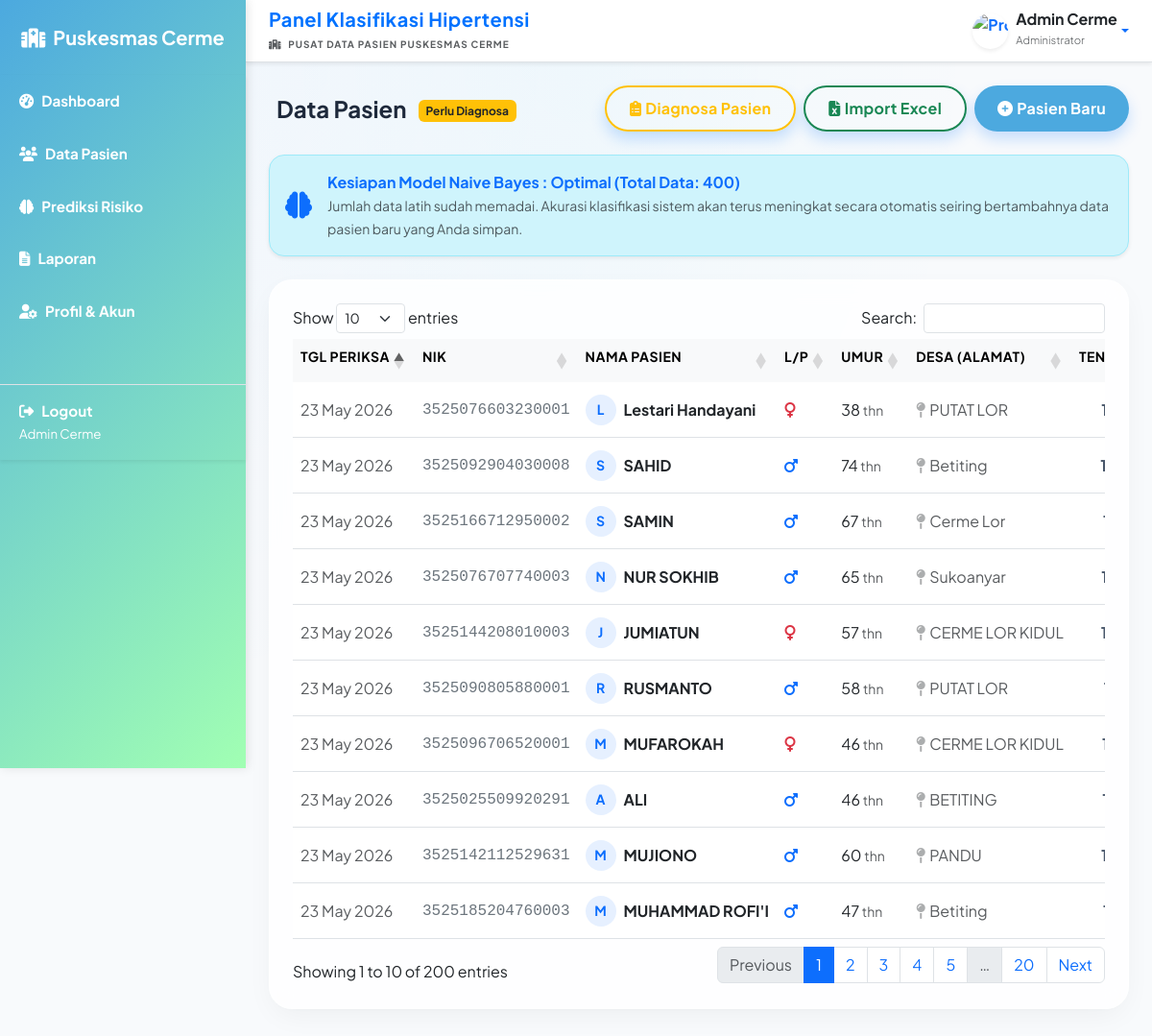
/views/data_pasien.php (signed in), run on the app's committed database.
### tables this page shows
CREATE TABLE `atribut_kesehatan` (
  `id_atribut` int NOT NULL,
  `id_pasien` int NOT NULL,
  `tanggal_pemeriksaan` date NOT NULL,
  `tekanan_sistolik` int NOT NULL,
  `tekanan_diastolik` int NOT NULL,
  `imt` decimal(5,2) NOT NULL,
  `merokok` enum('Ya','Tidak') NOT NULL,
  `konsumsi_alkohol` enum('Ya','Tidak') NOT NULL,
  `kurang_buah_sayur` enum('Ya','Tidak') NOT NULL,
  `diabetes` enum('Ya','Tidak') NOT NULL,
  `riwayat_hipertensi` enum('Ya','Tidak') NOT NULL
);

CREATE TABLE `pasien` (
  `id_pasien` int NOT NULL,
  `nik` varchar(20) NOT NULL,
  `nama` varchar(100) NOT NULL,
  `jenis_kelamin` enum('laki-laki','perempuan') NOT NULL,
  `tanggal_lahir` date NOT NULL,
  `alamat` text NOT NULL,
  `no_hp` varchar(15) NOT NULL
);

### views/data_pasien.php (the view, shortened to what this page needs)
<?php
require_once '../config/koneksi.php';
$query = "SELECT p.*, ak.*, TIMESTAMPDIFF(YEAR, p.tanggal_lahir, CURDATE()) AS umur
          FROM pasien p
          JOIN atribut_kesehatan ak ON p.id_pasien = ak.id_pasien
          LEFT JOIN hasil_prediksi hp ON ak.id_atribut = hp.id_atribut_kesehatan
          WHERE hp.id_prediksi IS NULL ORDER BY ak.id_atribut DESC";
$pasien = $pdo->query($query)->fetchAll();
$jumlah_antrean = count($pasien);
$count_training = $pdo->query("SELECT COUNT(*) FROM hasil_prediksi")->fetchColumn();
include '../includes/header.php';
?>
<div class="d-flex flex-column flex-md-row justify-content-between align-items-md-center mb-4 gap-3">
    <h2 class="mb-0 fs-4 fw-bold"><i class="fas fa-users-medical text-primary me-2"></i>Data Pasien <span class="d-none d-sm-inline badge bg-warning text-dark align-middle ms-2" style="font-size:12px;">Perlu Diagnosa</span></h2>
    <div class="d-flex gap-2 flex-wrap">
        <button class="btn btn-outline-warning diagnosa border-2 rounded-pill shadow-sm flex-fill flex-md-grow-0 fw-bold" style="padding: 10px 24px; letter-spacing: 0.3px; box-shadow: 0 8px 15px rgba(0, 114, 255, 0.2) !important; transition: all 0.3s ease !important;" data-bs-toggle="modal" data-bs-target="#batchPredictModal" <?= $jumlah_antrean == 0 ? 'disabled' : '' ?>>
            <i class="fas fa-clipboard-list me-1"></i><span class="d-none d-sm-inline">Diagnosa Pasien</span>
        </button>
        <button class="btn btn-outline-success border-2 rounded-pill shadow-sm flex-fill flex-md-grow-0 fw-bold" data-bs-toggle="modal" data-bs-target="#importModal">
            <i class="fas fa-file-excel me-1"></i><span class="d-none d-sm-inline">Import Excel</span>
        </button>
        <button class="btn btn-primary bg-primary border-0 shadow-sm rounded-pill flex-fill flex-md-grow-0 fw-bold" data-bs-toggle="modal" data-bs-target="#tambahModal">
            <i class="fas fa-plus-circle me-1"></i><span class="d-none d-sm-inline">Pasien Baru</span>
        </button>
    </div>
</div>
<?php if ($count_training < 30): ?>
    <div class="alert alert-warning border-0 shadow-sm rounded-4 d-flex align-items-center mb-4">
        <i class="fas fa-exclamation-triangle fs-3 me-3 text-warning"></i>
        <div>
            <strong>Status Data Latih Model AI: <span class="text-danger"><?= $count_training ?> Data</span> (Kurang Optimal)</strong><br>
            <span class="small text-dark">Sistem Machine Learning Naïve Bayes merekomendasikan minimal <strong>30 data riwayat</strong> yang sudah terdiagnosa agar akurasi matematika optimal. Silakan <strong>Import Excel</strong> data rekam medis terdahulu.</span>
        </div>
    </div>
<?php else: ?>
    <div class="alert alert-info shadow-sm rounded-4 d-flex align-items-center mb-4">
        <i class="fas fa-brain fs-3 me-3 text-primary"></i>
        <div>
            <strong class="text-primary">Kesiapan Model Naive Bayes : Optimal (Total Data: <?= $count_training ?>)</strong><br>
            <span class="small text-muted">Jumlah data latih sudah memadai. Akurasi klasifikasi sistem akan terus meningkat secara otomatis seiring bertambahnya data pasien baru yang Anda simpan.</span>
        </div>
    </div>
<?php endif; ?>
<div class="card glass-card hover-card border-0 shadow-sm mb-4" style="border-radius: 1.5rem;">
    <div class="card-body p-4">
        <div class="table-responsive custom-scrollbar">
            <table id="tablePasien" class="table table-hover align-middle mb-0">
                <thead class="table-light text-muted small text-uppercase" style="letter-spacing: 0.5px;">
                    <tr>
                        <th class="border-0 pb-3 text-nowrap">Tgl Periksa</th>
                        <th class="border-0 pb-3 text-nowrap">NIK</th>
                        <th class="border-0 pb-3 text-nowrap">Nama Pasien</th>
                        <th class="border-0 pb-3 text-nowrap">L/P</th>
                        <th class="border-0 pb-3 text-nowrap">Umur</th>
                        <th class="border-0 pb-3 text-nowrap">Desa (Alamat)</th>
                        <th class="border-0 pb-3 text-nowrap text-center">Tensi (S/D)</th>
                    </tr>
                </thead>
                <tbody class="border-top-0 bg-white">
                    <?php foreach ($pasien as $p): ?>
                        <tr>
                            <td class="text-nowrap text-muted border-0 border-bottom"><?= date('d M Y', strtotime($p['tanggal_pemeriksaan'])) ?></td>
                            <td class="border-0 border-bottom font-monospace text-secondary"><?= htmlspecialchars($p['nik']) ?></td>
                            <td class="fw-bold border-0 border-bottom text-dark text-nowrap">
                                <div class="d-flex align-items-center">
                                    <div class="bg-primary bg-opacity-10 text-primary rounded-circle d-flex align-items-center justify-content-center me-2" style="width: 32px; height: 32px; font-size: 14px;">
                                        <?= strtoupper(substr($p['nama'], 0, 1)) ?>
                                    </div>
                                    <?= htmlspecialchars($p['nama']) ?>
                                </div>
                            </td>
                            <td class="border-0 border-bottom"><?= $p['jenis_kelamin'] == 'laki-laki' ? '<i class="fas fa-mars text-primary"></i>' : '<i class="fas fa-venus text-danger"></i>' ?></td>
                            <td class="text-nowrap border-0 border-bottom"><?= $p['umur'] ?> <small class="text-muted">thn</small></td>
                            <td class="text-nowrap border-0 border-bottom text-muted"><i class="fas fa-map-pin me-1 opacity-50"></i><?= htmlspecialchars($p['alamat']) ?></td>
                            <td class="text-nowrap text-center border-0 border-bottom fw-bold" style="color: #475569;"><?= $p['tekanan_sistolik'] ?>/<?= $p['tekanan_diastolik'] ?></td>
                        </tr>
                    <?php endforeach; ?>
                </tbody>
            </table>
        </div>
    </div>
</div>
<?php include '../includes/footer.php'; ?>

### assets/css/style.css (style rules this page uses)
:root { --medical-blue: #0072FF; --medical-blue-light: #419DFF; --medical-blue-dark: #0056BF; --medical-cyan: #00C6FF; --success-green: #0de39c; --danger-red: rgb(240, 90, 90); --warning-yellow: #f59e0b; --bg-light: #f8fafc; --card-bg: rgba(255, 255, 255, 0.8); --glass-border: rgba(255, 255, 255, 0.4); --shadow-premium: 0 10px 30px -5px rgba(0, 0, 0, 0.05), 0 4px 10px -5px rgba(0, 0, 0, 0.03); --shadow-hover: 0 20px 40px -10px rgba(0, 0, 0, 0.1), 0 10px 20px -10px rgba(0, 0, 0, 0.05); }
body[data-bs-theme="light"] { background-color: var(--bg-light); background-image: radial-gradient(at 0% 0%, rgba(0, 114, 255, 0.03) 0, transparent 50%), radial-gradient(at 50% 0%, rgba(0, 198, 255, 0.03) 0, transparent 50%); color: #1e293b; font-family: 'Plus Jakarta Sans', system-ui, -apple-system, sans-serif !important; overflow-x: hidden; }
.glass-card { background: var(--card-bg); backdrop-filter: blur(12px); -webkit-backdrop-filter: blur(12px); border: 1px solid var(--glass-border) !important; box-shadow: var(--shadow-premium) !important; }
.card { border-radius: 1.25rem; border: none; overflow: hidden; }
.btn-primary { background: #4ca9df 0% !important; border: none !important; border-radius: 12px; padding: 10px 24px; font-weight: 600; letter-spacing: 0.3px; box-shadow: 0 8px 15px rgba(0, 114, 255, 0.2) !important; transition: all 0.3s ease !important; }
.btn-outline-warning { box-shadow: 0 8px 15px rgba(0, 114, 255, 0.2) !important; transition: all 0.3s ease !important; }
.btn-outline-success { border-radius: 12px; padding: 10px 24px; font-weight: 600; letter-spacing: 0.3px; box-shadow: 0 8px 15px rgba(0, 114, 255, 0.2) !important; transition: all 0.3s ease !important; }

### data on the page
atribut_kesehatan: tanggal_pemeriksaan "23 May 2026", id_pasien.nik "3525076603230001", id_pasien.nama "L", id_pasien.nama "Lestari Handayani", umur "38", id_pasien.alamat "PUTAT LOR"
atribut_kesehatan: tanggal_pemeriksaan "23 May 2026", id_pasien.nik "3525092904030008", id_pasien.nama "S", id_pasien.nama "SAHID", umur "74", id_pasien.alamat "Betiting"
atribut_kesehatan: tanggal_pemeriksaan "23 May 2026", id_pasien.nik "3525166712950002", id_pasien.nama "S", id_pasien.nama "SAMIN", umur "67", id_pasien.alamat "Cerme Lor"
atribut_kesehatan: tanggal_pemeriksaan "23 May 2026", id_pasien.nik "3525076707740003", id_pasien.nama "N", id_pasien.nama "NUR SOKHIB", umur "65", id_pasien.alamat "Sukoanyar"
atribut_kesehatan: tanggal_pemeriksaan "23 May 2026", id_pasien.nik "3525144208010003", id_pasien.nama "J", id_pasien.nama "JUMIATUN", umur "57", id_pasien.alamat "CERME LOR KIDUL"
atribut_kesehatan: tanggal_pemeriksaan "23 May 2026", id_pasien.nik "3525090805880001", id_pasien.nama "R", id_pasien.nama "RUSMANTO", umur "58", id_pasien.alamat "PUTAT LOR"
atribut_kesehatan: tanggal_pemeriksaan "23 May 2026", id_pasien.nik "3525096706520001", id_pasien.nama "M", id_pasien.nama "MUFAROKAH", umur "46", id_pasien.alamat "CERME LOR KIDUL"
atribut_kesehatan: tanggal_pemeriksaan "23 May 2026", id_pasien.nik "3525025509920291", id_pasien.nama "A", id_pasien.nama "ALI", umur "46", id_pasien.alamat "BETITING"
atribut_kesehatan: tanggal_pemeriksaan "23 May 2026", id_pasien.nik "3525142112529631", id_pasien.nama "M", id_pasien.nama "MUJIONO", umur "60", id_pasien.alamat "PANDU"
atribut_kesehatan: tanggal_pemeriksaan "23 May 2026", id_pasien.nik "3525185204760003", id_pasien.nama "M", id_pasien.nama "MUHAMMAD ROFI'I", umur "47", id_pasien.alamat "Betiting"

### other printed values
$active_name "Admin Cerme"
$active_role "Administrator"
$count_training "400"
